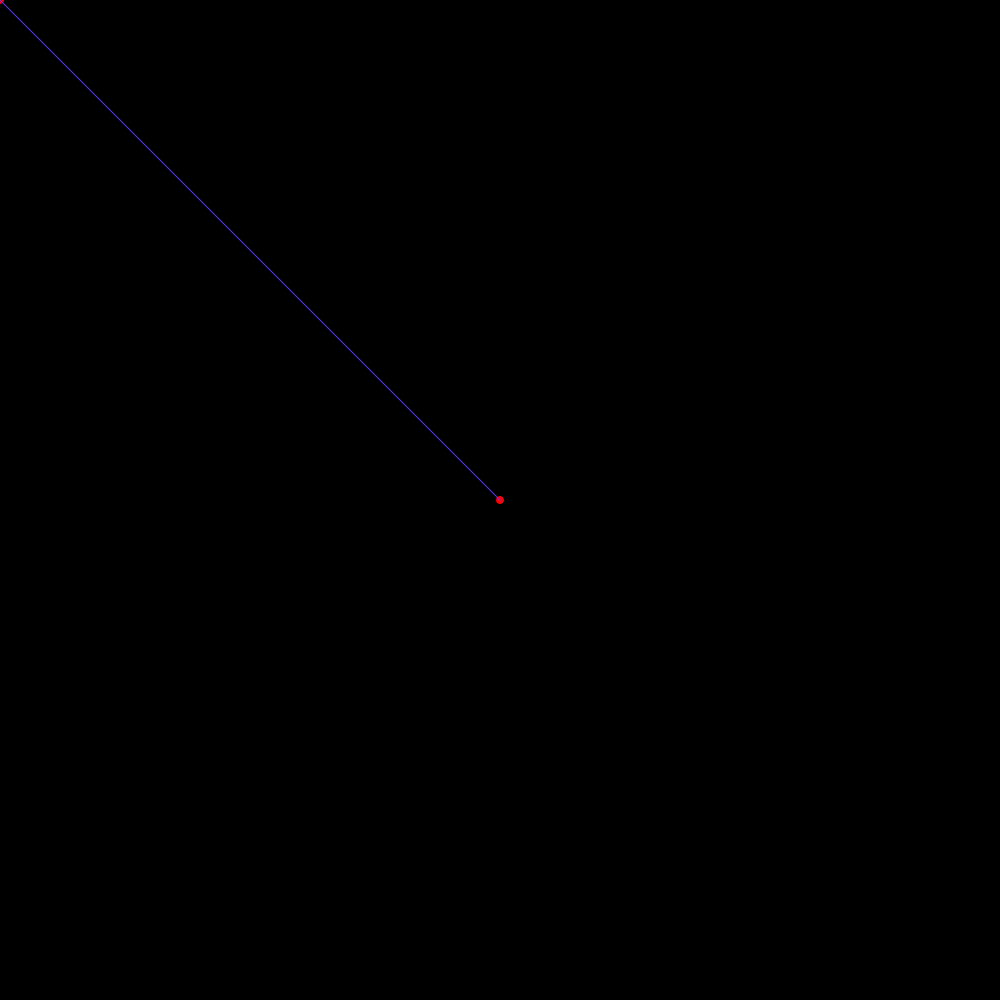
Frame 1 (no input)
Frame 60 (the mouse pressed at the canvas centre just before this capture): identical to frame 1, image omitted
Frame 120 (the mouse held since frame 60 and released just before this capture): blank canvas, image omitted

The Processing sketch that drew this single still picture (run headless with seeded random() and noise(); from frame 60 on, the mouse is pressed at the canvas centre):

// Processing sketch: ejerciciodistanciaentredospuntos
// ── ejerciciodistanciaentredospuntos.pde
float r;

void setup() {
  size(1000, 1000);
  smooth(); 
}


void draw() {
  background(random(255),random(255),random(255) );
  
 /* Calcula la distancia entre el centro de la ventana y el mouse. r será el  radio del círculo */
 
 r = dist(width/2, height/2, mouseX, mouseY); 
 
 ellipseMode(RADIUS);
 fill(mouseX,mouseY, mouseX);
 noStroke();
 ellipse(width/2, height/2, r, r);  
 
 fill(255, 0, 0);
 ellipse(width/2, height/2, 4, 4);
 ellipse(mouseX, mouseY, 4, 4);
 
 stroke(#5E39F7);
 line(mouseX, mouseY, width/2, height/2);
}

 

 

 

 

 

 

 

 
